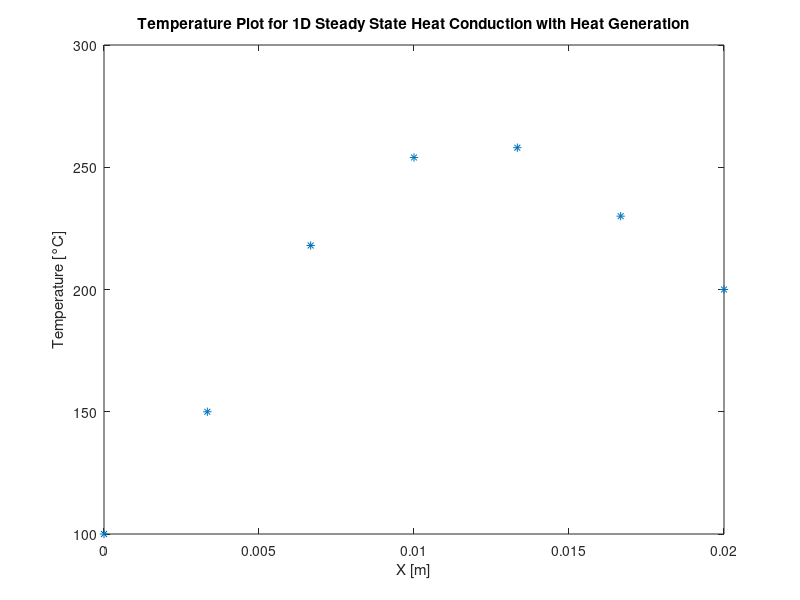

Source code (MATLAB):
% Code for 1D Steady State Heat Conduction with Heat Generation using FVM
% Material and geometric properties
k = 0.5;                   % Thermal conductivity of material (W/m-K)
A = 1;                     % Perpendicular area (m^2)
L = 0.02;                  % Length of 1D problem (m)
q = 1000 * 10^3;          % Heat generation rate (W/m^3)
n = 5;                     % Number of node points
dx = L / n;                % Distance between node points (m)

% Boundary temperatures
Ta = 100;                  % Temperature at A (°C)
Tb = 200;                  % Temperature at B (°C)

% Nodal distance values used for FVM
fvm_x = dx/2:dx:(L - (dx/2));
x = linspace(0, L, n + 2)';  % Creating a vector for nodal distances

% Preallocating coefficient arrays
ap = zeros(n, 1);           % Coefficient for internal nodes
aw = zeros(n, 1);           % Coefficient for west neighbor
ae = zeros(n, 1);           % Coefficient for east neighbor
su = zeros(n, 1);           % Source term
sp = zeros(n, 1);           % Source term for boundary conditions

% Coefficients for internal nodes
for i = 2:n
    aw(i) = (k * A) / dx;   % West coefficient
    ae(i - 1) = (k * A) / dx; % East coefficient
end

% Coefficients for internal nodes (ap and su)
for i = 2:n-1
    ap(i) = (2 * k * A) / dx; % Coefficient for internal nodes
    su(i) = q * A * dx;       % Source term for internal nodes
end

% Boundary conditions
for i = 1:n
    if i == 1
        su(i) = q * A * dx + ((2 * k * A) / dx) * Ta; % Source term at node 1
        sp(i) = -((2 * k * A) / dx);                   % Source term for node 1
        ap(i) = (3 * k * A) / dx;                      % Coefficient for node 1
    elseif i == n
        su(i) = q * A * dx + ((2 * k * A) / dx) * Tb; % Source term at node n
        sp(i) = -((2 * k * A) / dx);                   % Source term for node n
        ap(i) = (3 * k * A) / dx;                      % Coefficient for node n
    end
end

% Solution using TDMA (Tri-Diagonal Matrix Algorithm)
S = zeros(n, n);           % Preallocating matrix for system of equations
X = zeros(n, 1);           % Preallocating solution vector
B = zeros(n, 1);           % Preallocating right-hand side vector
T = zeros(n + 2, 1);       % Preallocating temperature vector
a = zeros(n - 1, 1);       % Sub-diagonal coefficients for TDMA
b = zeros(n, 1);           % Main diagonal coefficients for TDMA
c = zeros(n - 1, 1);       % Super-diagonal coefficients for TDMA
d = zeros(n, 1);           % Right-hand side vector for TDMA

% Assign boundary temperatures
T(1) = Ta;                  % Temperature at boundary A
T(end) = Tb;                % Temperature at boundary B

% Constructing the system of equations
for i = 1:n
    if i == 1
        S(i, i) = (3 * k * A) / dx; % Main diagonal at node 1
        b(i) = (3 * k * A) / dx;    % Main diagonal value at node 1
        B(i) = q * A * dx + ((2 * k * A) / dx) * Ta; % Right-hand side at node 1
        d(i) = B(i);                % Assign to d vector
    elseif i == n
        S(i, i) = (3 * k * A) / dx; % Main diagonal at node n
        b(i) = (3 * k * A) / dx;    % Main diagonal value at node n
        B(i) = q * A * dx + ((2 * k * A) / dx) * Tb; % Right-hand side at node n
        d(i) = B(i);                % Assign to d vector
    end
end

for i = 2:n-1
    S(i, i) = (2 * k * A) / dx;   % Main diagonal for internal nodes
    b(i) = (2 * k * A) / dx;      % Main diagonal value for internal nodes
    B(i) = q * A * dx;             % Right-hand side for internal nodes
    d(i) = B(i);                   % Assign to d vector
end

for i = 1:n-1
    S(i, i + 1) = -((k * A) / dx); % Coefficient for east neighbor
    c(i) = -((k * A) / dx);        % Super-diagonal coefficient
    S(i + 1, i) = -((k * A) / dx); % Coefficient for west neighbor
    a(i) = -((k * A) / dx);        % Sub-diagonal coefficient
end

% Forward elimination for TDMA
N = length(d);                % Total number of equations
c(1) = c(1) / b(1);           % First super-diagonal coefficient
d(1) = d(1) / b(1);           % First right-hand side value

for i = 2:N-1
    temp = b(i) - a(i) * c(i-1); % Temporary variable for elimination
    c(i) = c(i) / temp;          % Update super-diagonal coefficient
    d(i) = (d(i) - a(i) * d(i-1)) / temp; % Update right-hand side value
end

% Back substitution for TDMA
d(N) = (d(N) - a(N-1) * d(N-1)) / (b(N) - a(N-1) * c(N-1));
X(N) = d(N);                  % Last solution value

for i = N-1:-1:1
    X(i) = d(i) - c(i) * X(i + 1); % Back substitution
end

% Storing the temperature results in T vector
for i = 1:n
    T(i + 1) = X(i);              % Assign temperature values to T vector
end

% Plotting the results
figure(1)
plot(x, T, '*')
title('Temperature Plot for 1D Steady State Heat Conduction with Heat Generation')
xlabel('X [m]')
ylabel('Temperature [°C]')
